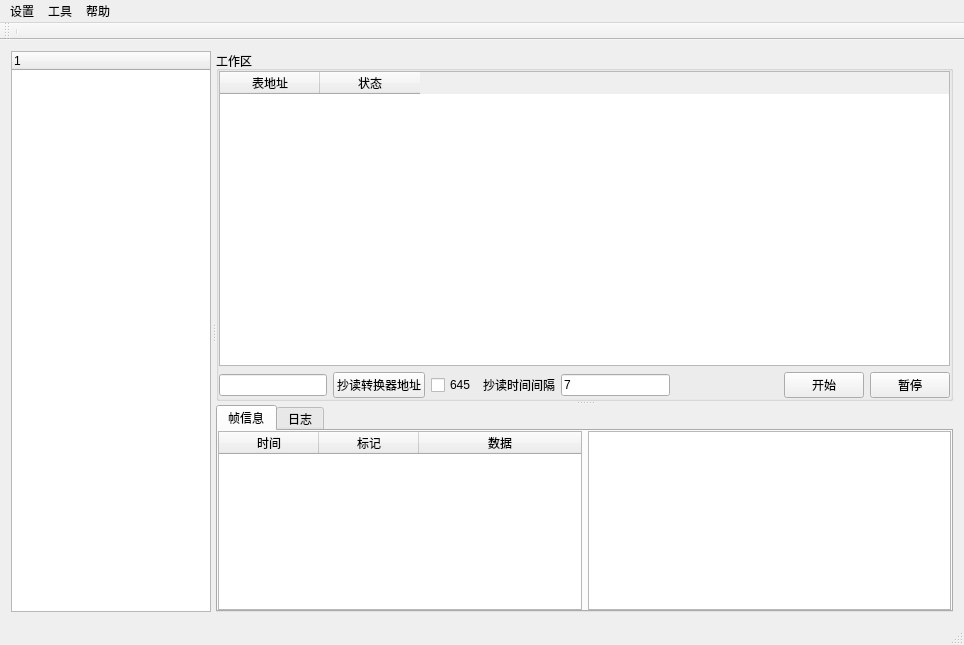
<?xml version="1.0" encoding="UTF-8"?>
<ui version="4.0">
 <class>MainWindow</class>
 <widget class="QMainWindow" name="MainWindow">
  <property name="geometry">
   <rect>
    <x>0</x>
    <y>0</y>
    <width>964</width>
    <height>645</height>
   </rect>
  </property>
  <property name="windowTitle">
   <string>智能硬件测试工具</string>
  </property>
  <widget class="QWidget" name="centralWidget">
   <layout class="QHBoxLayout" name="horizontalLayout_2">
    <item>
     <widget class="QSplitter" name="splitter_h">
      <property name="orientation">
       <enum>Qt::Horizontal</enum>
      </property>
      <property name="opaqueResize">
       <bool>true</bool>
      </property>
      <property name="handleWidth">
       <number>5</number>
      </property>
      <property name="childrenCollapsible">
       <bool>false</bool>
      </property>
      <widget class="QTreeWidget" name="treeWidget">
       <property name="enabled">
        <bool>true</bool>
       </property>
       <property name="maximumSize">
        <size>
         <width>200</width>
         <height>16777215</height>
        </size>
       </property>
       <column>
        <property name="text">
         <string notr="true">1</string>
        </property>
       </column>
      </widget>
      <widget class="QSplitter" name="splitter_v">
       <property name="frameShape">
        <enum>QFrame::NoFrame</enum>
       </property>
       <property name="frameShadow">
        <enum>QFrame::Plain</enum>
       </property>
       <property name="midLineWidth">
        <number>1</number>
       </property>
       <property name="orientation">
        <enum>Qt::Vertical</enum>
       </property>
       <widget class="QGroupBox" name="appGroupBox">
        <property name="minimumSize">
         <size>
          <width>80</width>
          <height>350</height>
         </size>
        </property>
        <property name="title">
         <string>工作区</string>
        </property>
        <layout class="QGridLayout" name="gridLayout_app">
         <property name="leftMargin">
          <number>0</number>
         </property>
         <property name="topMargin">
          <number>0</number>
         </property>
         <property name="rightMargin">
          <number>0</number>
         </property>
         <property name="bottomMargin">
          <number>0</number>
         </property>
         <item row="1" column="0">
          <layout class="QHBoxLayout" name="horizontalLayout_3">
           <item>
            <widget class="QLineEdit" name="convertAddressLineEdit"/>
           </item>
           <item>
            <widget class="QPushButton" name="readConvertPushButton">
             <property name="text">
              <string>抄读转换器地址</string>
             </property>
            </widget>
           </item>
           <item>
            <widget class="QCheckBox" name="is645checkBox">
             <property name="text">
              <string>645</string>
             </property>
            </widget>
           </item>
           <item>
            <widget class="QLabel" name="label">
             <property name="text">
              <string>抄读时间间隔</string>
             </property>
            </widget>
           </item>
           <item>
            <widget class="QLineEdit" name="readMeterSpanLineEdit">
             <property name="text">
              <string>7</string>
             </property>
            </widget>
           </item>
           <item>
            <spacer name="horizontalSpacer">
             <property name="orientation">
              <enum>Qt::Horizontal</enum>
             </property>
             <property name="sizeHint" stdset="0">
              <size>
               <width>20</width>
               <height>20</height>
              </size>
             </property>
            </spacer>
           </item>
           <item>
            <widget class="QPushButton" name="stopButton">
             <property name="text">
              <string>开始</string>
             </property>
            </widget>
           </item>
           <item>
            <widget class="QPushButton" name="startButton">
             <property name="text">
              <string>暂停</string>
             </property>
            </widget>
           </item>
          </layout>
         </item>
         <item row="0" column="0">
          <layout class="QVBoxLayout" name="verticalLayout">
           <item>
            <widget class="QTableWidget" name="tableWidget">
             <column>
              <property name="text">
               <string>表地址</string>
              </property>
             </column>
             <column>
              <property name="text">
               <string>状态</string>
              </property>
             </column>
            </widget>
           </item>
          </layout>
         </item>
        </layout>
       </widget>
       <widget class="QTabWidget" name="tabWidget">
        <property name="currentIndex">
         <number>0</number>
        </property>
        <widget class="QWidget" name="tabFrame">
         <attribute name="title">
          <string>帧信息</string>
         </attribute>
         <layout class="QHBoxLayout" name="horizontalLayout" stretch="0,0">
          <property name="leftMargin">
           <number>0</number>
          </property>
          <property name="topMargin">
           <number>0</number>
          </property>
          <property name="rightMargin">
           <number>0</number>
          </property>
          <property name="bottomMargin">
           <number>0</number>
          </property>
          <item>
           <widget class="QTableWidget" name="tableWidgetFrame">
            <property name="contextMenuPolicy">
             <enum>Qt::DefaultContextMenu</enum>
            </property>
            <property name="editTriggers">
             <set>QAbstractItemView::NoEditTriggers</set>
            </property>
            <property name="alternatingRowColors">
             <bool>true</bool>
            </property>
            <property name="selectionMode">
             <enum>QAbstractItemView::ExtendedSelection</enum>
            </property>
            <property name="selectionBehavior">
             <enum>QAbstractItemView::SelectRows</enum>
            </property>
            <attribute name="horizontalHeaderCascadingSectionResizes">
             <bool>false</bool>
            </attribute>
            <attribute name="horizontalHeaderStretchLastSection">
             <bool>true</bool>
            </attribute>
            <attribute name="verticalHeaderVisible">
             <bool>false</bool>
            </attribute>
            <column>
             <property name="text">
              <string>时间</string>
             </property>
            </column>
            <column>
             <property name="text">
              <string>标记</string>
             </property>
            </column>
            <column>
             <property name="text">
              <string>数据</string>
             </property>
            </column>
           </widget>
          </item>
          <item>
           <widget class="QTextBrowser" name="textBrowserFrameInfo">
            <property name="font">
             <font>
              <family>Consolas</family>
              <kerning>false</kerning>
             </font>
            </property>
           </widget>
          </item>
         </layout>
        </widget>
        <widget class="QWidget" name="tabLog">
         <attribute name="title">
          <string>日志</string>
         </attribute>
         <layout class="QGridLayout" name="gridLayout">
          <property name="leftMargin">
           <number>0</number>
          </property>
          <property name="topMargin">
           <number>0</number>
          </property>
          <property name="rightMargin">
           <number>0</number>
          </property>
          <property name="bottomMargin">
           <number>0</number>
          </property>
          <property name="spacing">
           <number>0</number>
          </property>
          <item row="0" column="0">
           <widget class="QTextBrowser" name="textBrowser"/>
          </item>
         </layout>
        </widget>
       </widget>
      </widget>
     </widget>
    </item>
   </layout>
  </widget>
  <widget class="QMenuBar" name="menuBar">
   <property name="geometry">
    <rect>
     <x>0</x>
     <y>0</y>
     <width>964</width>
     <height>23</height>
    </rect>
   </property>
   <widget class="QMenu" name="menuSet">
    <property name="title">
     <string>设置</string>
    </property>
    <addaction name="action"/>
   </widget>
   <widget class="QMenu" name="menuHelp">
    <property name="title">
     <string>帮助</string>
    </property>
   </widget>
   <widget class="QMenu" name="menuTools">
    <property name="title">
     <string>工具</string>
    </property>
   </widget>
   <addaction name="menuSet"/>
   <addaction name="menuTools"/>
   <addaction name="menuHelp"/>
  </widget>
  <widget class="QToolBar" name="toolbar">
   <attribute name="toolBarArea">
    <enum>TopToolBarArea</enum>
   </attribute>
   <attribute name="toolBarBreak">
    <bool>false</bool>
   </attribute>
   <addaction name="separator"/>
  </widget>
  <widget class="QStatusBar" name="statusBar"/>
  <action name="openDatabaseAction">
   <property name="text">
    <string>open</string>
   </property>
  </action>
  <action name="exportDatabaseAction">
   <property name="text">
    <string>export</string>
   </property>
  </action>
  <action name="action">
   <property name="text">
    <string>串口</string>
   </property>
  </action>
 </widget>
 <layoutdefault spacing="6" margin="11"/>
 <resources/>
 <connections>
  <connection>
   <sender>stopButton</sender>
   <signal>clicked()</signal>
   <receiver>MainWindow</receiver>
   <slot>start()</slot>
   <hints>
    <hint type="sourcelabel">
     <x>808</x>
     <y>378</y>
    </hint>
    <hint type="destinationlabel">
     <x>359</x>
     <y>-18</y>
    </hint>
   </hints>
  </connection>
  <connection>
   <sender>startButton</sender>
   <signal>clicked()</signal>
   <receiver>MainWindow</receiver>
   <slot>stop()</slot>
   <hints>
    <hint type="sourcelabel">
     <x>907</x>
     <y>380</y>
    </hint>
    <hint type="destinationlabel">
     <x>814</x>
     <y>-17</y>
    </hint>
   </hints>
  </connection>
  <connection>
   <sender>readConvertPushButton</sender>
   <signal>clicked()</signal>
   <receiver>MainWindow</receiver>
   <slot>read_convert_address()</slot>
   <hints>
    <hint type="sourcelabel">
     <x>446</x>
     <y>391</y>
    </hint>
    <hint type="destinationlabel">
     <x>648</x>
     <y>-12</y>
    </hint>
   </hints>
  </connection>
  <connection>
   <sender>is645checkBox</sender>
   <signal>toggled(bool)</signal>
   <receiver>MainWindow</receiver>
   <slot>is645Taggle(bool)</slot>
   <hints>
    <hint type="sourcelabel">
     <x>493</x>
     <y>387</y>
    </hint>
    <hint type="destinationlabel">
     <x>540</x>
     <y>-24</y>
    </hint>
   </hints>
  </connection>
 </connections>
 <slots>
  <slot>start()</slot>
  <slot>stop()</slot>
  <slot>read_convert_address()</slot>
  <slot>is645Taggle(bool)</slot>
 </slots>
</ui>
